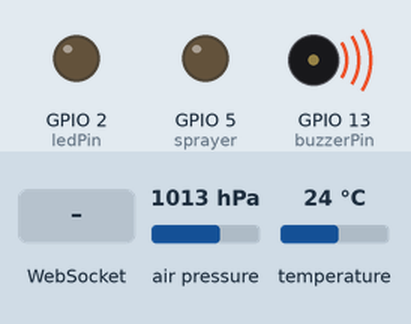
The sketch below on a simulated ESP32. Shown: output pins drawn as LEDs (lit = HIGH), buzzer (waves = sounding, pin HIGH). Inputs (shaded band) come from the test bench; at power-on: air pressure 1013 hPa, temperature 24 °C. What the sketch prints to the serial monitor is not drawn.

Above: at 0.01 s.
At 1.3 s:
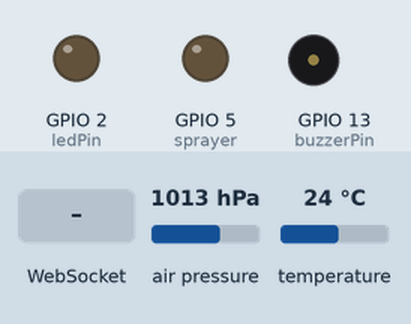
1.4 s: WebSocket text "1" received
At 3.0 s:
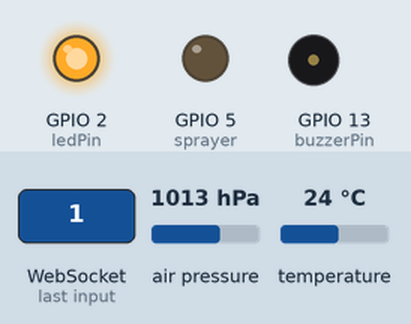
Timing chart, 0 to 4.5 s (numbered marks = the images above; inputs shaded):
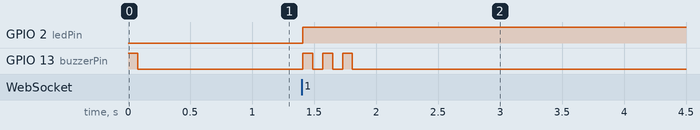

The sketch:

ESP32Control.ino
```cpp
#include <WiFi.h>
#include <AsyncTCP.h>
#include <ESPAsyncWebServer.h>

#include <Wire.h>
#include <Adafruit_Sensor.h>
#include <Adafruit_BMP280.h>

const char* ssid = "ESP32 Drone Controll";
const char* password = "123456789";

#define ledPin      2
#define buzzerPin  13
#define sprayer     5

bool SprayState = 0;
Adafruit_BMP280 bmp;

AsyncWebServer server(80);
AsyncWebSocket ws("/ws");

const char index_html[] PROGMEM = R"rawliteral(
<!DOCTYPE HTML>
<html lang="en">
<head>
    <title>Drone Control Web Server</title>
    <meta charset="UTF-8">
    <meta http-equiv="X-UA-Compatible" content="IE=edge">
    <meta name="viewport" content="width=device-width, initial-scale=1.0">
    <link rel="icon" href="data:,">

    <style>
        html {
            font-family: Arial, Helvetica, sans-serif;
            text-align: center;
        }
        h1 {
            font-size: 1.5rem;
            color: white;
        }
        h2{
            font-size: 1.5rem;
            font-weight: bold;
            color: #143642;
        }
        body {
            margin: 0;
        }
        .topnav {
            overflow: hidden;
            background-color: #143642;
        }
        .content {
            padding: 30px;
            max-width: 600px;
            margin: 0 auto;
            display: block;
        }
        .card {
            background-color: #F8F7F9;;
            box-shadow: 2px 2px 12px 1px rgba(172, 159, 159, 0.5);
            padding-top:10px;
            padding-bottom:20px;
            border-radius: 20px;
        }
        .command {
            display: flex;
            gap: 10px;
            justify-content: center;
            margin-bottom: 10px;
            margin-top: 20px;
        }
        .command button {
            display: inline;
            background-color: #00e1f1;
            outline: auto;
            width: 120px;
            height: 50px;
            font-size: 20px;
            font-family: "Lucida Console", "Courier New", monospace;
        }
        .command button:hover{
            cursor: pointer;
            background-color: #0f8b8d;
        }
        .command button:active{
            box-shadow: 2 2px #CDCDCD;
            transform: translateY(2px);
            background-color: #00b0bd;
        }
        .mode{
            display: flex;
            justify-content: center;
            gap: 10px;
            margin-bottom: 5px;
            padding: 5px;
        }
        .mode form #mode{
            width: 200px;
            height: 30px;
            text-align: center;
        }
        .mode button , .takeoff button{
            box-sizing: auto;
            background-color: #00e1f1;
            outline: auto;
            width: 100px;
            height: auto;
            font-size: auto;
            font-family: "Lucida Console", "Courier New", monospace;
        }
        .mode button:hover, .takeoff button:hover{
            cursor: pointer;
            background-color: #0f8b8d;
        }
        .mode button:active, .takeoff button:active{
            box-shadow: 2 2px #CDCDCD;
            transform: translateY(2px);
            background-color: #00b0bd;
        }
        .takeoff{
            display: flex;
            justify-content: center;
            gap: 10px;
        }
        .takeoff form #Takeoff{
            width: 200px;
            height: 30px;
            text-align: center;
        }
        .yaw-button{
            display: flex;
            justify-content: center;
            gap: 70px;
            margin-bottom: 10px;
            margin-top: 10px;
        }
        .yaw-button button {
            width: 100px;
            height: 50px;
            font-size: 30px;
            border-radius: 20px;
            margin: 5px;
        }
        .yaw-button button:hover, .left-right button:hover, button.up:hover, button.down:hover{
            cursor: pointer;
            background-color: #c6feff;
        }
        .yaw-button button:active, .left-right button:active, button.up:active, button.down:active{
            box-shadow: 2 2px #CDCDCD;
            transform: translateY(2px);
            background-color: #85b1b4;
        }
        .stick button.up, .stick button.down{
            width: 60px;
            height: 60px;
            font-size: 30px;
            border-radius: 50px;
            text-align: center;
        }
        .left-right {
            display: flex;
            justify-content: center;
            gap: 50px;
        }
        .left-right button {
            width: 60px;
            height: 60px;
            font-size: 30px;
            border-radius: 50px;
        }
        .state {
            font-size: 1.5rem;
            color:#8c8c8c;
            font-weight: bold;
        }
        .sprayer {
            padding: 15px 50px;
            font-size: 24px;
            text-align: center;
            outline: none;
            color: #fff;
            background-color: #0f8b8d;
            border: none;
            border-radius: 10px;
            -webkit-touch-callout: none;
            -webkit-user-select: none;
            -khtml-user-select: none;
            -moz-user-select: none;
            -ms-user-select: none;
            user-select: none;
        }
        .sprayer:hover {
            background-color: #04d1d4;
            cursor: pointer;
        }

        .sprayer:active {
            background-color: #0f8b8d;
            box-shadow: 2 2px #CDCDCD;
            transform: translateY(2px);
        }
        .flight-status {
            display: grid;
            margin: auto;
            margin-top: 20px;
            background-color: #bcffc1;;
            box-shadow: 2px 2px 12px 1px rgba(172, 159, 159, 0.5);
            padding-top:10px;
            padding-bottom:20px;
            grid-template-columns: auto auto ;
            padding: 10px;
            gap: 10px;
            font-size: 20px;
            border-radius: 20px;
        }
        .flight-status div span {
            font-size: 30px;
        }
    </style>
</head>
<body>
    <div class="topnav">
        <h1 class="judul">Sistem Kontrol Penyemprotan Cairan Pestisida Otomatis Menggunakan Drone UAV Hexacopter</h1>
    </div>

    <div class="content">
        <div class="card">
            <div class="command">
                <button type="button" class="connect" id="connect">Connect</button>
                <button type="button" class="armed" id="armed">Armed</button>
            </div>
            <div class="mode">
                <form>
                    <select title="mode" id="mode" name="mode">
                        <option value="usa">GUIDED</option>
                        <option value="stabilize">STABILIZE</option>
                        <option value="auto">AUTO</option>
                        <option value="rtl">RTL</option>
                        <option value="loiter">LOITER</option>
                        <option value="land">LAND</option>
                    </select>
                </form>
                <button type="submit" id="setMode">Set Mode</button>
            </div>
            <div class="takeoff">
                <form>
                    <select title="takeoff" id="Takeoff" name="takeoff">
                        <option value="alt1">1</option>
                        <option value="alt2">2</option>
                        <option value="alt3">3</option>
                        <option value="alt4">4</option>
                        <option value="alt5">5</option>
                    </select>
                </form>
                <button type="submit" id="takeoff">Take Off</button>
            </div>
            <p style="font-family: 'Courier New', Courier, monospace;">Mode : <strong><span id="Modes">GUIDED</span></strong><br>Take Off : <span id="altitude">12</span></p>
            <div class="stick">
                <div class="yaw-button">
                    <button type="button" class="yaw-left" id="yaw-left" onmousedown=mousedown(this) onmouseup=mouseup(this) value="◄">◄</button>
                    <button type="button" class="yaw-right" id="yaw-right" onmousedown=mousedown(this) onmouseup=mouseup(this) value="►">►</button>
                </div>
                <button type="button" class="up" id="up" onmousedown=mousedown(this) onmouseup=mouseup(this) value="▲">▲</button>
                <div class="left-right">
                    <button type="button" class="left" id="left" onmousedown=mousedown(this) onmouseup=mouseup(this) value="◄">◄</button>
                    <button type="button" class="right" id="right" onmousedown=mousedown(this) onmouseup=mouseup(this) value="►">►</button>
                </div>
                <button type="button" class="down" id="down" on onmousedown=mousedown(this) onmouseup=mouseup(this) value="▼">▼</button>
            </div>

            <h2 class="gpio2">Output - GPIO 2</h2>
            <p class="state">State: <span id="state">%STATE%</span></p>
            <p><button type="button" id="sprayer" class="sprayer">Spray</button></p>
        </div>
        <div class="flight-status">
            <div>Altitude <br><span id="alt">%ALT%</span>m</div>
            <div>Ground Speed <br><span id="gs">%GS%</span>m/s</div>
            <div>Sprayer<br><span id="spray">%SPRAY%</span></div>
            <div>Yaw<br><span id="yaw">%YAW%</span>deg</div>
            <div>Temperature<br><span id="temp">%TEMP%</span>°C</div>
            <div>Pressure<br><span id="press">%PRESS%</span>hPa</div>
        </div>
    </div>

    <script>
        var gateway = `ws://${window.location.hostname}/ws`;
        var websocket;
        window.addEventListener('load', onLoad);

        function initWebSocket() {
            console.log('Trying to open a WebSocket connection...');
            websocket = new WebSocket(gateway);
            websocket.onopen    = onOpen;
            websocket.onclose   = onClose;
            websocket.onmessage = onMessage; // <-- add this line
        }
        function onOpen(event) {
            console.log('Connection opened');
        }
        function onClose(event) {
            console.log('Connection closed');
            setTimeout(initWebSocket, 2000);
        }
        function onMessage(event) {
            var state;
            var mydata = event.data;
            var myArray = JSON.parse(mydata);
            console.log(myArray);

            if(myArray[0] == "1"){
              state = "ON";
            } else {
              state = "OFF";
            }

            document.getElementById('state').innerHTML = state;
            document.getElementById('spray').innerHTML = state;
            document.getElementById('temp').innerHTML = myArray[1];
            document.getElementById('press').innerHTML = myArray[2];
            document.getElementById('alt').innerHTML = myArray[3];
            document.getElementById('gs').innerHTML = 67;
            document.getElementById('yaw').innerHTML = 90;
        }
        function onLoad(event) {
            initWebSocket();
            initButton();
        }
        function initButton() {
            document.getElementById('sprayer').addEventListener('click', toggle);
        }

        function toggle(){
            websocket.send('spray');
        }

        function mousedown(obj){
            obj.style.backgroundColor = "#dddddd";
            obj.style.textIndent = "-9999px";
        }
        function mouseup(obj){
            obj.style.backgroundColor = "#ffffff";
            obj.style.textIndent = "1px";
        }
    </script>
</body>
</html>
)rawliteral";

void buzzer(int index = 3, int timer = 80){
    for(int i=0; i<index; i++){
      digitalWrite(buzzerPin, HIGH);
      delay(timer);
      digitalWrite(buzzerPin, LOW);
      delay(timer);
  }
}

//void notifyClients() {
//  ws.textAll(String(SprayState));
//}

void handleWebSocketMessage(void *arg, uint8_t *data, size_t len) {
  AwsFrameInfo *info = (AwsFrameInfo*)arg;
  if (info->final && info->index == 0 && info->len == len && info->opcode == WS_TEXT) {
    data[len] = 0;
    if (strcmp((char*)data, "spray") == 0) {
      SprayState = !SprayState;
      digitalWrite(sprayer, SprayState);
    }
  }
}

void onEvent(AsyncWebSocket *server, AsyncWebSocketClient *client, AwsEventType type,
             void *arg, uint8_t *data, size_t len) {
  switch (type) {
    case WS_EVT_CONNECT:
      digitalWrite(ledPin, HIGH);  buzzer(3);
      Serial.printf("WebSocket client #%u connected from %s\n", client->id(), client->remoteIP().toString().c_str());
      break;
    case WS_EVT_DISCONNECT:
      digitalWrite(ledPin, LOW);
      Serial.printf("WebSocket client #%u disconnected\n", client->id());
      break;
    case WS_EVT_DATA:
      handleWebSocketMessage(arg, data, len);
      break;
    case WS_EVT_PONG:
    case WS_EVT_ERROR:
      break;
  }
}

void initWebSocket() {
  ws.onEvent(onEvent);
  server.addHandler(&ws);
}

String processor(const String& var){
  Serial.println(var);
  if(var == "STATE"){
    if (SprayState){
      return "ON";
    }
    else{
      return "OFF";
    }
  }
  return String();
}

void setup(){
  Serial.begin(115200);
  pinMode(ledPin, OUTPUT);
  pinMode(buzzerPin, OUTPUT);
  pinMode(sprayer, OUTPUT);
   buzzer(1);

  Serial.println();
  Serial.print("Setting AP (Access Point)…");
  WiFi.softAP(ssid, password);

  IPAddress IP = WiFi.softAPIP();
  Serial.print("AP IP address: ");
  Serial.println(IP);

  initWebSocket();

  server.on("/", HTTP_GET, [](AsyncWebServerRequest *request){
    request->send_P(200, "text/html", index_html, processor);
  });

  bool status = bmp.begin(0x76);
  if (!status) {
    Serial.println("Could not find a valid BMP280 sensor, check wiring!");
    while (1);
  }

  server.begin();
}

void loop(){
  String temperature = String(bmp.readTemperature());
  String altitude = String(bmp.readAltitude(1013.25));
  String pressure = String(bmp.readPressure() / 100.0F);  //   [String(SprayState) ,  temperature , pressure, altitude]

  String dataKirim = String( "[\"" + String(SprayState) + "\",\"" + temperature + "\",\"" + pressure+ "\",\"" + altitude +"\"]");

  ws.textAll(dataKirim);
  ws.cleanupClients();
  delay(1000);
}
```

Measured:
- after the input at 1.4 s, GPIO 2 (ledPin): LOW → HIGH at once; GPIO 13 (buzzerPin): alternates HIGH for 0.08 s and LOW for 0.08 s, 6 changes in all, then stays LOW, starting at once
